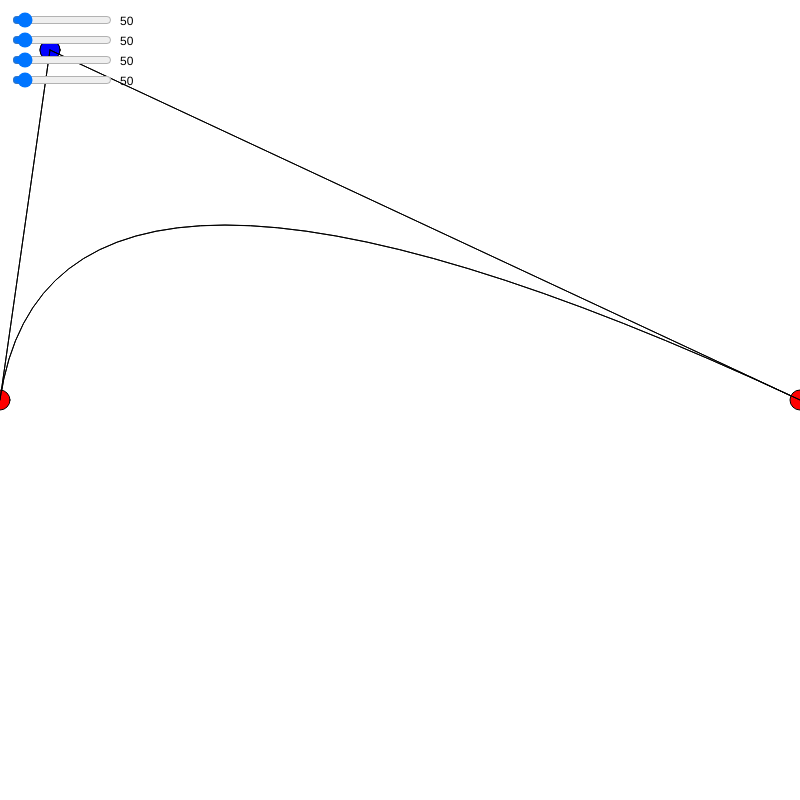
Frame 1 (no input)
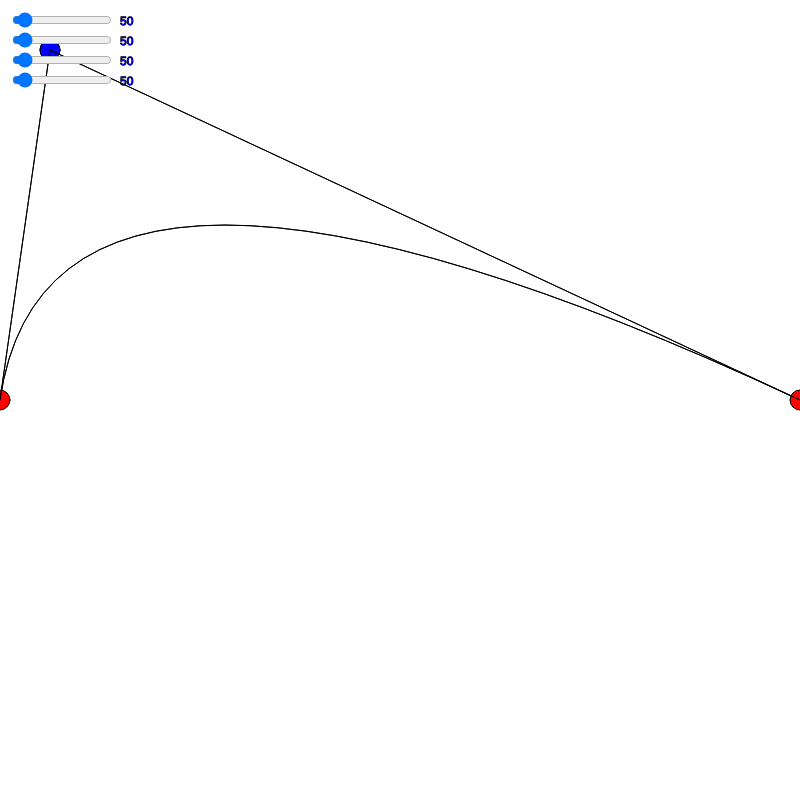
Frame 60 (no input)
Frame 120 (the mouse pressed at the canvas centre since frame 60): identical to frame 60, image omitted

The p5.js sketch that drew these frames (run headless with seeded random() and noise() and a simulated clock; from frame 60 on, the mouse is pressed at the canvas centre):

// p5.js sketch
// ── sketch.js
let x1, y1, x2, y2, x3, y3, x4, y4;
// x1, first anchor point
// y1, first anchor point
// x2, x-coordinate of the first control point.
// y2, y-coordinate of the first control point.
// x3, x-coordinate of the second control point.
// y3, y-coordinate of the second control point.
// x4, x-coordinate of the anchor point.
// y4, y-coordinate of the anchor point. 

function setup() {
  createCanvas(800, 800);
  x1 = 0;
  y1 = height/2;
  // Create a slider and place it at the top of the canvas.
  x2 = createSlider(0, width);
  x2.position(10, 10);
  x2.size(100);

  y2 = createSlider(0, height)
  y2.position(10, 30);
  y2.size(100);

  x3 = createSlider(0, height)
  x3.position(10, 50);
  x3.size(100);

  y3 = createSlider(0, height)
  y3.position(10, 70);
  y3.size(100);

  x4 = width;
  y4 = height/2;
}

function draw() {
  background(255);
  text(x2.value(), 120, 25); 
  text(y2.value(), 120, 45); 
  text(x3.value(), 120, 65); 
  text(y3.value(), 120, 85); 

  beginShape();
  vertex(x1,y1)
  // bezierVertex(x2.value(), y2.value(), x3.value(), y3.value(), x4, y4);
  quadraticVertex(x2.value(), y2.value(), x4, y4);
  quadraticVertex(x3.value(), y3.value(), x1, y1);
  // vertex(x4, y4);
  endShape();

  fill("red");
  ellipse(x1, y1, 20, 20);
  ellipse(x4, y4, 20, 20);

  fill("blue"); 
  ellipse(x2.value(), y2.value(), 20, 20);
  ellipse(x3.value(), y3.value(), 20, 20);

  stroke(0);
  line(x1, y1, x2.value(), y2.value());
  line(x4, y4, x2.value(), y2.value());
  line(x1, y1, x3.value(), y3.value());
  line(x4, y4, x3.value(), y3.value());

}

function windowResized() {
  resizeCanvas(windowWidth, windowHeight);
}
